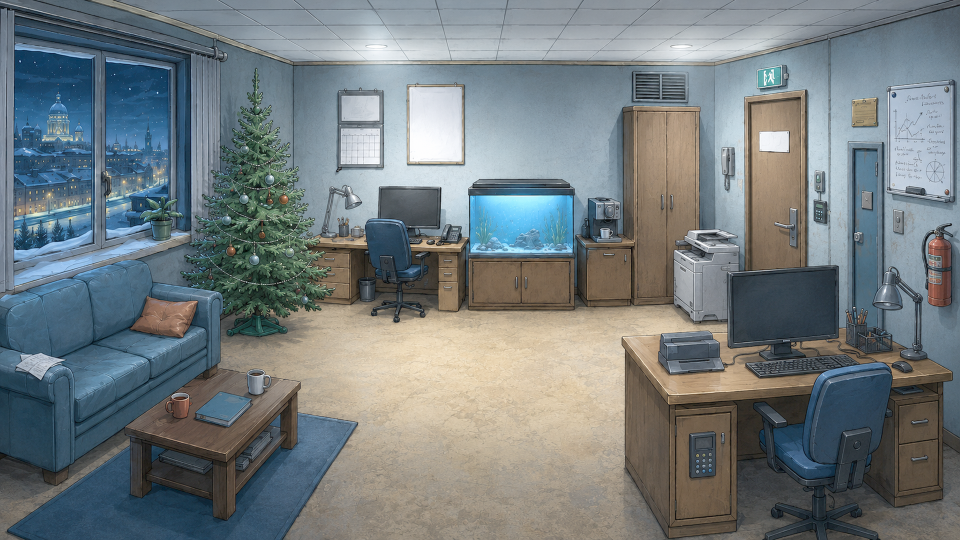
#> input picture assets/gfx/rooms/room_office_night.png, 1920 x 1080 px (shown at 1/2 size); its folder holds 4 pictures in this run
$ python inspect_art.py
#> lines starting #> are read from the running program, lines starting #| are printed output that depends on the picture
#!/usr/bin/env python3
# -*- coding: utf-8 -*-
"""Осмотр арта: сетки координат на вайдах/зумах, контакт-листы катаутов.
Выход: work/inspect/ (от корня репозитория).
(р.24) Пути были вшиты как /home/claude/bj2/… — на любой другой машине
скрипт падал на открытии шрифта; теперь считаются от расположения файла.
"""
import os
from PIL import Image, ImageDraw, ImageFont

ROOT = os.path.dirname(os.path.dirname(os.path.abspath(__file__)))
GFX = os.path.join(ROOT, "assets/gfx")
OUT = os.path.join(ROOT, "work/inspect")
os.makedirs(OUT, exist_ok=True)

FONT_B = ImageFont.truetype(os.path.join(ROOT, "assets/fonts/PTSans-Bold.ttf"), 30)
FONT_S = ImageFont.truetype(os.path.join(ROOT, "assets/fonts/PTSans-Bold.ttf"), 20)

def grid(src, dst, step=100, major=500):
#> called with src = 'assets/gfx/rooms/room_office_night.png', dst = 'work/inspect/grid_room_office_night.png', step = 100, major = 500
    im = Image.open(src).convert("RGB")
#> im is the input picture: PIL image 1920x1080 RGB; mean R, G, B 115.6, 124, 126.4
    d = ImageDraw.Draw(im)
    w, h = im.size
#> w = 1920; h = 1080
    for x in range(0, w, step):
        col = (255, 80, 80) if x % major == 0 else (255, 220, 0)
        wd = 3 if x % major == 0 else 1
        d.line([(x, 0), (x, h)], fill=col, width=wd)
    for y in range(0, h, step):
        col = (255, 80, 80) if y % major == 0 else (255, 220, 0)
        wd = 3 if y % major == 0 else 1
        d.line([(0, y), (w, y)], fill=col, width=wd)
    # подписи в узлах каждые 200
    for x in range(0, w, 200):
        for y in range(0, h, 200):
            t = f"{x},{y}"
            bb = d.textbbox((0, 0), t, font=FONT_S)
            d.rectangle([x+2, y+2, x+6+bb[2], y+6+bb[3]], fill=(0, 0, 0))
            d.text((x+4, y+4), t, font=FONT_S, fill=(0, 255, 120))
    im.save(dst)
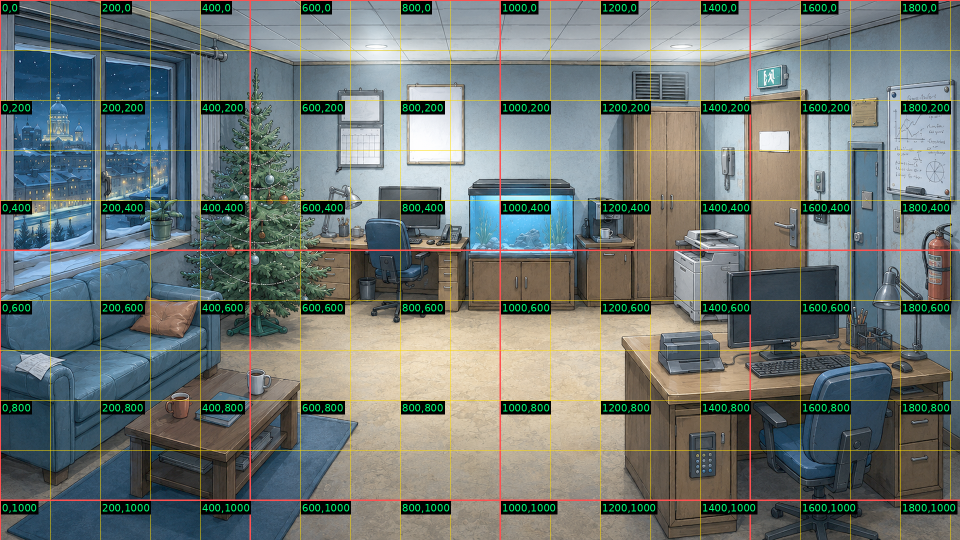
#> saved as grid_room_office_night.png: PIL image 1920x1080 RGB (shown at 1/2 size); mean R, G, B 111.7, 119.5, 116.6

def contact_sheet(files, dst, cols=5, cell=340):
    rows = (len(files)+cols-1)//cols
    sheet = Image.new("RGB", (cols*cell, rows*(cell+44)), (40, 40, 48))
    d = ImageDraw.Draw(sheet)
    for i, f in enumerate(files):
        im = Image.open(f).convert("RGBA")
        w, h = im.size
        # шахматка
        tile = Image.new("RGBA", (cell, cell), (90, 90, 100, 255))
        td = ImageDraw.Draw(tile)
        for ty in range(0, cell, 20):
            for tx in range(0, cell, 20):
                if (tx//20+ty//20) % 2 == 0:
                    td.rectangle([tx, ty, tx+19, ty+19], fill=(120, 120, 132, 255))
        sc = min(cell/w, cell/h, 1.0)
        im2 = im.resize((max(1, int(w*sc)), max(1, int(h*sc))), Image.LANCZOS)
        ox = (cell-im2.width)//2
        oy = (cell-im2.height)//2
        tile.alpha_composite(im2, (ox, oy))
        cx = (i % cols)*cell
        cy = (i//cols)*(cell+44)
        sheet.paste(tile.convert("RGB"), (cx, cy))
        name = os.path.basename(f).replace(".png", "")
        d.text((cx+6, cy+cell+2), f"{name}  {w}x{h}", font=FONT_S, fill=(255, 255, 255))
    sheet.save(dst)

# 1) вайды
for r in ["room_office_night", "room_office_day", "room_utility_night", "room_utility_day"]:
    grid(f"{GFX}/rooms/{r}.png", f"{OUT}/grid_{r}.png")
#> pass 2 of the loop `for r in ["room_office_night", "room_office_day", "room_utility_night"..`:
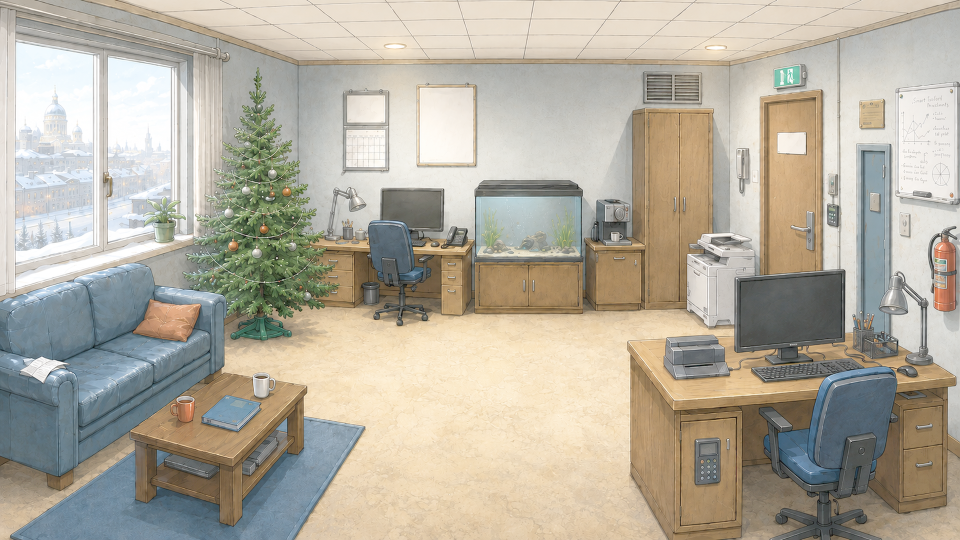
#> input picture assets/gfx/rooms/room_office_day.png, 1920 x 1080 px (shown at 1/2 size)
#> in grid, im is the input picture: PIL image 1920x1080 RGB; mean R, G, B 179.4, 173.1, 158.8
#> in grid (call 2), `im.save(dst)`:
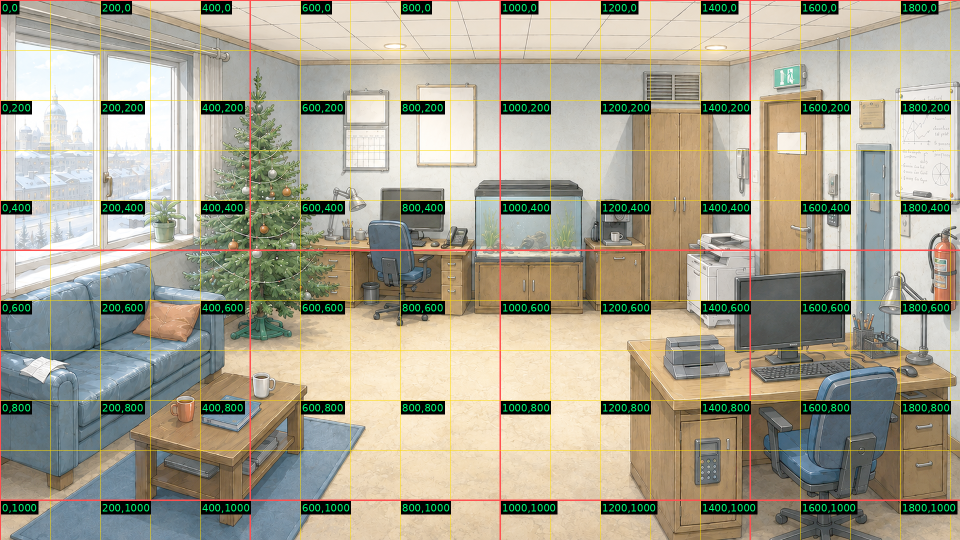
#> saved as grid_room_office_day.png: PIL image 1920x1080 RGB (shown at 1/2 size); mean R, G, B 169.1, 163.8, 145.9
#> pass 3 of the loop `for r in ["room_office_night", "room_office_day", "room_utility_night"..`:
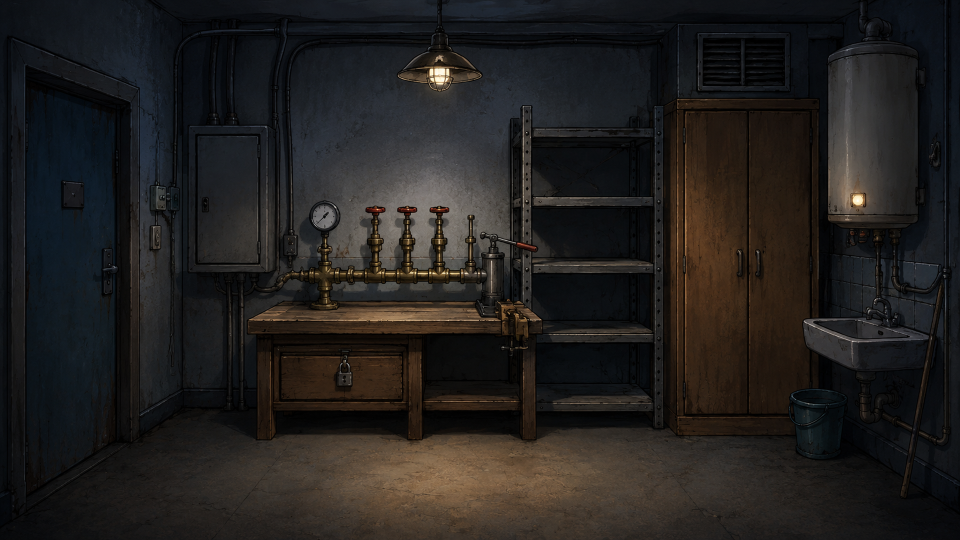
#> input picture assets/gfx/rooms/room_utility_night.png, 1920 x 1080 px (shown at 1/2 size)
#> in grid, im is the input picture: PIL image 1920x1080 RGB; mean R, G, B 34.1, 31.7, 30.3
#> in grid (call 3), `im.save(dst)`:
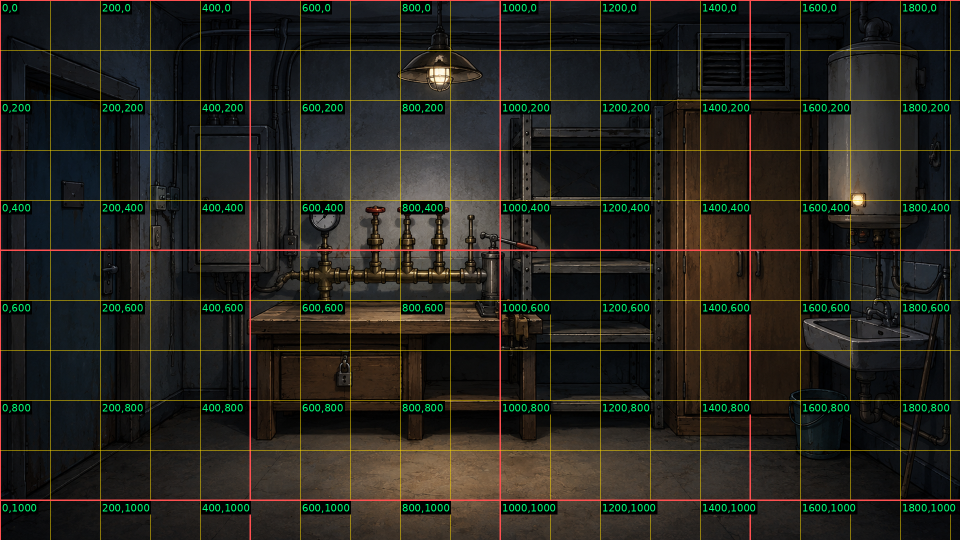
#> saved as grid_room_utility_night.png: PIL image 1920x1080 RGB (shown at 1/2 size); mean R, G, B 37.9, 36.1, 29.9
#> the loop made 4 passes; the first 3 are shown

# 2) зумы
import glob
for z in sorted(glob.glob(f"{GFX}/zooms/*.png")):
    n = os.path.basename(z).replace(".png", "")
    grid(z, f"{OUT}/grid_{n}.png")

# 3) bg_title
#> (the run stopped early here; a loop or call above may not have finished)
